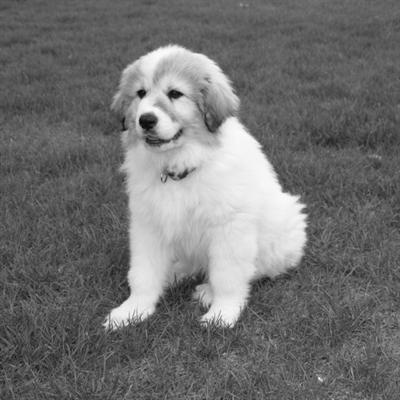
//> input picture C++/image processing/img/dog.jpg, 400 x 400 px
$ ./main   (built with g++ and OpenCV 4)
//> lines starting //> are read from the running program, lines starting //| are printed output that depends on the picture; after the words box and inside, x2 and y2 are one past the last pixel; in counts of white or black regions, pixels touching at a corner belong together
//> further down, image is the input picture: 400 rows x 400 cols, CV_8UC1; min 6, max 255, mean 113.1
#include<iostream>
#include<opencv2/core/core.hpp>
#include<opencv2/highgui/highgui.hpp>
#include<opencv2/imgproc/imgproc.hpp>
using namespace cv;
using namespace std;

Mat calcGrayHist(const Mat& image)
{

	Mat histogram = Mat::zeros(Size(256, 1), CV_32SC1);
	int rows = image.rows;
//> rows = 400
	int cols = image.cols;
//> cols = 400
	for (int r = 0; r < rows; r++)
	{
		for (int c = 0; c < cols; c++)
		{
			int index = int(image.at<uchar>(r, c));
			histogram.at<int>(0, index) += 1;
		}
	}
//> after the loop, histogram = 256 values, max 4148 at index 91, min 0 at index 0, mean 625
	return histogram;
}

int threshPun(const Mat& image, Mat& thershPunImage)
{

	Mat histogram = calcGrayHist(image);

	Mat normHist;
	histogram.convertTo(normHist, CV_32FC1, 1.0 / (image.rows * image.cols), 0.0);
//> normHist = 256 values, max 0.0259 at index 91, min 0 at index 0, mean 0.00391

	Mat zeroCumuMoment = Mat::zeros(Size(256, 1), CV_32FC1);
	for (int i = 0; i < 256; i++)
	{
		if (i == 0)
			zeroCumuMoment.at<float>(0, i) = normHist.at<float>(0, i);
		else
			zeroCumuMoment.at<float>(0, i) = zeroCumuMoment.at<float>(0, i - 1) + normHist.at<float>(0, i);

	}
//> after the loop, zeroCumuMoment = 256 values from 0 to 1

	Mat entropy = Mat::zeros(Size(256, 1), CV_32FC1);
	for (int i = 0; i < 256; i++)
	{
		float normHist_i = normHist.at<float>(0, i);
		if (i == 0)
		{
			if (normHist_i == 0)
				entropy.at<float>(0, i) = 0;
			else
				entropy.at<float>(0, i) = -normHist_i * log10f(normHist_i);
		}
		else
		{
			if (normHist_i == 0)
				entropy.at<float>(0, i) = entropy.at<float>(0, i - 1);
			else
				entropy.at<float>(0, i) = entropy.at<float>(0, i - 1) - normHist_i * log10f(normHist_i);
		}
	}
//> this loop made 256 passes
//> normHist_i on passes 1 to 3: 0, 0, 0
//> after the loop, entropy = 256 values from 0 to 2.04

	Mat fT = Mat::zeros(Size(256, 1), CV_32FC1);
	float totalEntroy = entropy.at<float>(0, 255);
//> totalEntroy = 2.04
	float ft1 = 0;
	float ft2 = 0;
	for (int i = 0; i < 255; i++)
	{
		float zeroCumuMoment_i = zeroCumuMoment.at<float>(0, i);
		float entropy_i = entropy.at<float>(0, i);

		double maxFront, maxBack;
		minMaxLoc(normHist(Rect(0, 0, i, 1)), NULL, &maxFront);
		minMaxLoc(normHist(Rect(i, 0, 255 - i, 1)), NULL, &maxBack);
		if (maxFront == 0 || zeroCumuMoment_i == 0 || maxFront == 1 || zeroCumuMoment_i == 1 || totalEntroy == 0)
			ft1 = 0;
		else
			ft1 = entropy_i / totalEntroy * (log10f(zeroCumuMoment_i) / log10f(maxFront));
		if (maxBack == 0 || 1 - zeroCumuMoment_i == 0 || maxBack == 1 || 1 - zeroCumuMoment_i == 1)
			ft2 = 0;
		else
		{
			if (totalEntroy == 0)
				ft2 = log10f(1 - zeroCumuMoment_i) / log10f(maxBack);
			else
				ft2 = (1 - entropy_i / totalEntroy) * (log10f(1 - zeroCumuMoment_i) / log10f(maxBack));
		}
		fT.at<float>(0, i) = ft1 + ft2;
	}
//> this loop made 255 passes
//> (zeroCumuMoment_i, entropy_i, maxFront, ft1, ft2) on passes 8 to 19: (1.87e-05, 9.38e-05, 6.25e-06, 4.17e-05, 5.14e-06), (3.12e-05, 0.000155, 1.25e-05, 6.98e-05, 8.55e-06), (3.12e-05, 0.000155, 1.25e-05, 6.98e-05, 8.55e-06), (4.37e-05, 0.000216, 1.25e-05, 9.42e-05, 1.2e-05), (5e-05, 0.000249, 1.25e-05, 0.000107, 1.37e-05), (8.75e-05, 0.000415, 1.25e-05, 0.000168, 2.4e-05), (0.000125, 0.000581, 3.75e-05, 0.000251, 3.42e-05), (0.000131, 0.000613, 3.75e-05, 0.000264, 3.59e-05), (0.0002, 0.0009, 3.75e-05, 0.000368, 5.47e-05), (0.000275, 0.00121, 6.87e-05, 0.000507, 7.53e-05), (0.00035, 0.00152, 7.5e-05, 0.000623, 9.58e-05), (0.000381, 0.00166, 7.5e-05, 0.000674, 0.000104)
//> (zeroCumuMoment_i, entropy_i, maxFront, ft2) on pass 7: (6.25e-06, 3.25e-05, 0, 1.71e-06)
//> after the loop, fT = 256 values, max 0.19 at index 96, min 0 at index 0, mean 0.0757

	Point threshLoc;
	minMaxLoc(fT, NULL, NULL, NULL, &threshLoc);
//> threshLoc = Point(96, 0)
	int punThresh = threshLoc.x;
//> punThresh = 96

	threshold(image, thershPunImage, punThresh, 255, THRESH_BINARY);
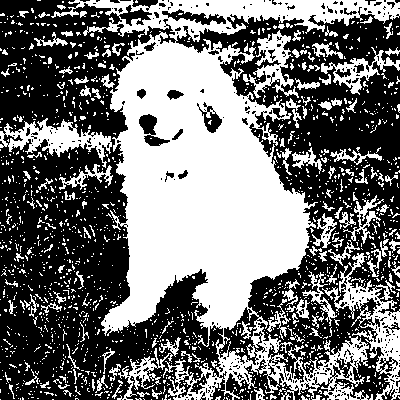
//> thershPunImage: 400 rows x 400 cols, CV_8UC1; 45.2% white; 1544 white regions (1404 under 20 px), largest, box (x1, y1, x2, y2) and area: (51, 0, 400, 400) 50241, (322, 253, 400, 400) 2926, (0, 118, 112, 168) 2051
	return punThresh;
}

int main(int argc, char* argv[])
{
	string str = "..//..//img//dog.jpg";
	Mat image = imread(str, IMREAD_GRAYSCALE);
	if (!image.data)
	{
		cout << "no image" << endl;
		return -1;
	}

	Mat treshPunImage;
	int thresh = threshPun(image, treshPunImage);
//> thresh = 96
	cout << "threshold value좬" << thresh << endl;
//| threshold value좬96

	imshow("threshPun", treshPunImage);
	//imwrite("entroy.jpg", treshPunImage);
	waitKey(0);
	return 0;
}

$ run again, with C++/image processing/img/bird_noise.jpg copied over C++/image processing/img/dog.jpg
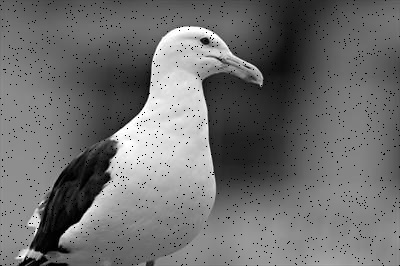
//> input picture C++/image processing/img/bird_noise.jpg, 400 x 266 px
//> image is the input picture: 266 rows x 400 cols, CV_8UC1; min 0, max 255, mean 110.8
//> after the loop in calcGrayHist, `for (int r = 0; r < rows; r++)`: histogram = 256 values, max 1550 at index 0, min 37 at index 250, mean 415.6
//> normHist = 256 values, max 0.0146 at index 0, min 0.000348 at index 250, mean 0.00391
//> after the loop in threshPun, `for (int i = 0; i < 256; i++)`: zeroCumuMoment = 256 values from 0.0146 to 1
//> the loop in threshPun, `for (int i = 0; i < 256; i++)` made 256 passes
//> normHist_i on passes 1 to 3: 0.0146, 0.00434, 0.00289
//> after the loop in threshPun, `for (int i = 0; i < 256; i++)`: entropy = 256 values from 0.0268 to 2.26
//> totalEntroy = 2.26
//> the loop in threshPun, `for (int i = 0; i < 255; i++)` made 255 passes
//> (zeroCumuMoment_i, entropy_i, maxFront, maxBack, ft1, ft2) on passes 2 to 9: (0.0189, 0.037, 0.0146, 0.0145, 0.0153, 0.00444), (0.0218, 0.0444, 0.0146, 0.0145, 0.0177, 0.00511), (0.0239, 0.05, 0.0146, 0.0145, 0.0195, 0.00559), (0.0253, 0.0539, 0.0146, 0.0145, 0.0207, 0.00591), (0.0265, 0.0575, 0.0146, 0.0145, 0.0218, 0.00619), (0.0274, 0.0603, 0.0146, 0.0145, 0.0226, 0.00639), (0.0284, 0.0631, 0.0146, 0.0145, 0.0235, 0.00661), (0.0292, 0.0657, 0.0146, 0.0145, 0.0242, 0.0068)
//> after the loop in threshPun, `for (int i = 0; i < 255; i++)`: fT = 256 values, max 0.164 at index 110, min 0 at index 255, mean 0.0876
//> threshLoc = Point(110, 0)
//> punThresh = 110
//> in threshPun, `threshold(image, thershPunImage, punThresh, 255, THRESH_BINARY);`:
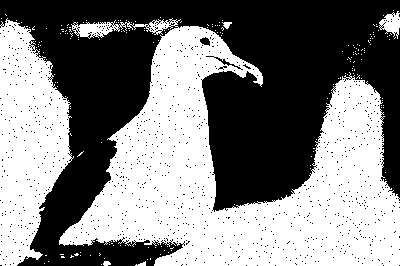
//> thershPunImage: 266 rows x 400 cols, CV_8UC1; 50.5% white; 963 black regions (960 under 20 px), largest, box (x1, y1, x2, y2) and area: (0, 0, 400, 266) 51500, (206, 56, 243, 70) 70, (200, 37, 210, 46) 59
//| threshold value좬110

$ run again, with C++/image processing/img/butterfly.jpg copied over C++/image processing/img/dog.jpg
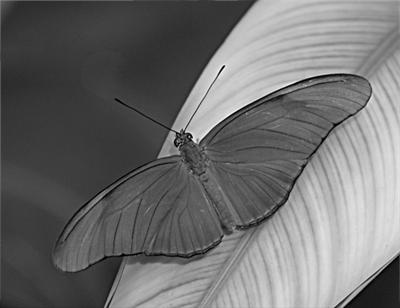
//> input picture C++/image processing/img/butterfly.jpg, 400 x 308 px
//> image is the input picture: 308 rows x 400 cols, CV_8UC1; min 0, max 250, mean 110.5
//> after the loop in calcGrayHist, `for (int r = 0; r < rows; r++)`: histogram = 256 values, max 3867 at index 58, min 0 at index 244, mean 481.2
//> normHist = 256 values, max 0.0314 at index 58, min 0 at index 244, mean 0.00391
//> after the loop in threshPun, `for (int i = 0; i < 256; i++)`: zeroCumuMoment = 256 values from 0.000674 to 1
//> the loop in threshPun, `for (int i = 0; i < 256; i++)` made 256 passes
//> normHist_i on passes 1 to 3: 0.000674, 0.000154, 0.00017
//> after the loop in threshPun, `for (int i = 0; i < 256; i++)`: entropy = 256 values from 0.00214 to 2.16
//> totalEntroy = 2.16
//> the loop in threshPun, `for (int i = 0; i < 255; i++)` made 255 passes
//> (zeroCumuMoment_i, entropy_i, maxFront, maxBack, ft1, ft2) on passes 2 to 9: (0.000828, 0.00272, 0.000674, 0.0314, 0.00123, 0.000239), (0.000998, 0.00337, 0.000674, 0.0314, 0.00147, 0.000288), (0.00115, 0.00395, 0.000674, 0.0314, 0.0017, 0.000333), (0.00127, 0.00443, 0.000674, 0.0314, 0.00187, 0.000368), (0.00142, 0.00499, 0.000674, 0.0314, 0.00207, 0.00041), (0.00155, 0.0055, 0.000674, 0.0314, 0.00225, 0.000447), (0.00179, 0.00638, 0.000674, 0.0314, 0.00256, 0.000517), (0.00193, 0.00691, 0.000674, 0.0314, 0.00274, 0.000557)
//> after the loop in threshPun, `for (int i = 0; i < 255; i++)`: fT = 256 values, max 0.169 at index 93, min 0 at index 255, mean 0.0922
//> threshLoc = Point(93, 0)
//> punThresh = 93
//> in threshPun, `threshold(image, thershPunImage, punThresh, 255, THRESH_BINARY);`:
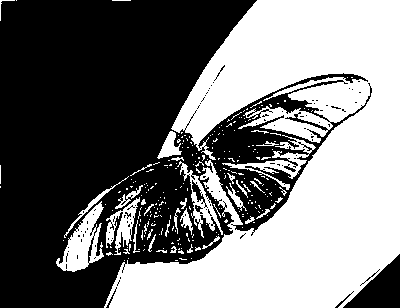
//> thershPunImage: 308 rows x 400 cols, CV_8UC1; 47.1% white; 254 white regions (220 under 20 px), largest, box (x1, y1, x2, y2) and area: (104, 0, 400, 308) 51391, (56, 201, 104, 272) 1503, (222, 135, 316, 190) 1079
//| threshold value좬93
